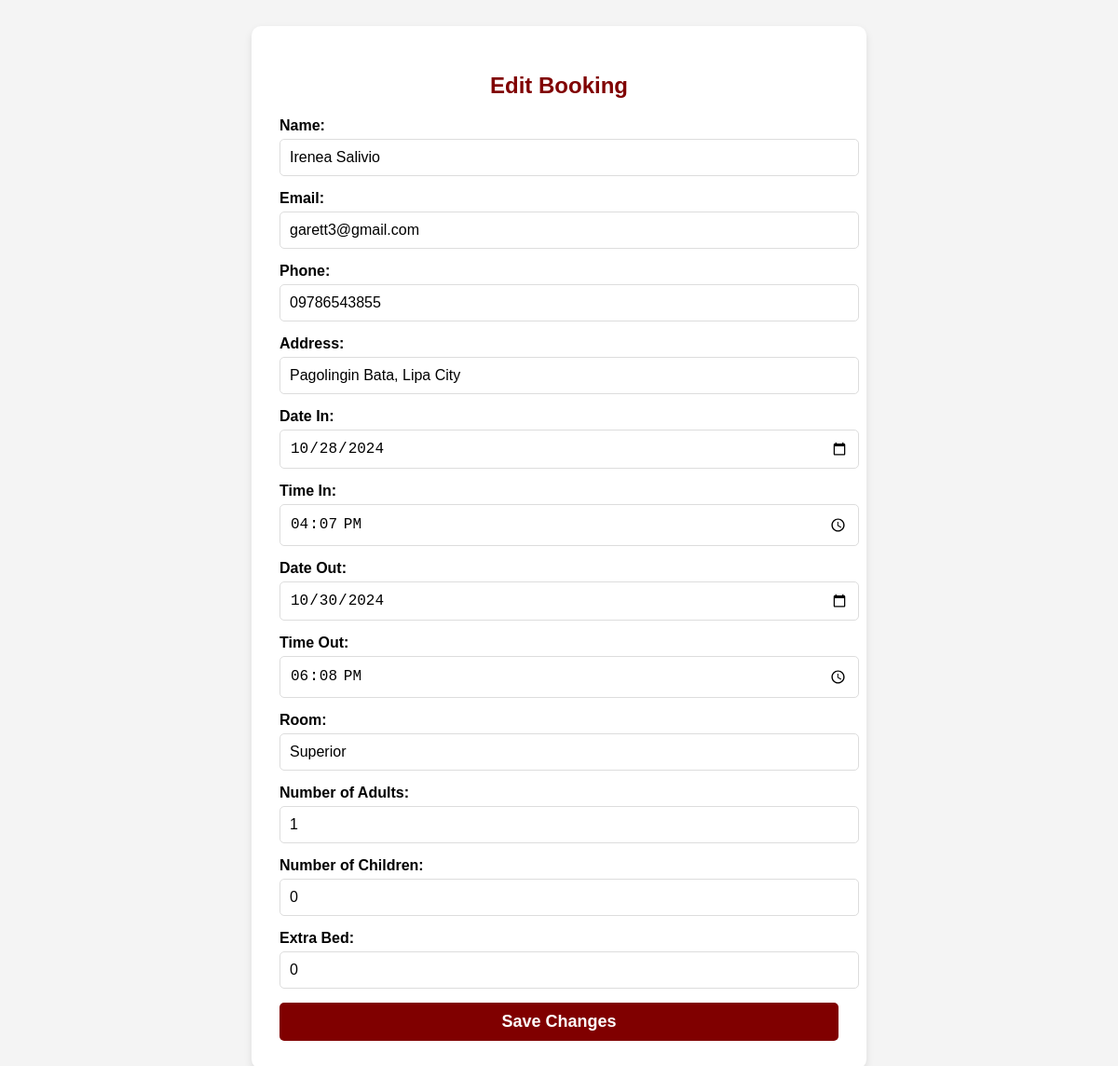
/useredit-booking/4, run on the app's committed database.
### app.py (models this page shows)
class User(db.Model):
    id = db.Column(db.Integer, primary_key=True)
    name = db.Column(db.LargeBinary, nullable=False)
    email = db.Column(db.String, nullable=False)
    password = db.Column(db.String(128), nullable=False)
    phone = db.Column(db.LargeBinary, nullable=False)
    address = db.Column(db.LargeBinary, nullable=False)
    datein = db.Column(Date, nullable=False)
    timein = db.Column(Time, nullable=False)
    dateout = db.Column(Date, nullable=False)
    timeout = db.Column(Time, nullable=False)
    room = db.Column(db.String(50))
    guestadult = db.Column(db.Integer)
    guestchild = db.Column(db.Integer)
    request = db.Column(db.String(250))
    price = db.Column(db.Float, nullable=False)
    def decrypt_name(self):
        return fernet.decrypt(self.name).decode()
    def decrypt_phone(self):
        return fernet.decrypt(self.phone).decode()
    def decrypt_address(self):
        return fernet.decrypt(self.address).decode()

### app.py (the view, shortened to what this page needs)
@app.route('/useredit-booking/<int:id>', methods=['GET', 'POST'])
def useredit_booking(id):
    booking = User.query.get(id)
    if request.method == 'GET':
        if booking:
            return render_template('edit_booking.html', booking=booking)
        else:
            flash('Booking not found.', 'danger')
            return redirect(url_for('user_interface'))

### templates/edit_booking.html (shortened to what this page needs)
<!DOCTYPE html>
<html lang="en">
<head>
</head>
<body>
    <div class="container">
        <h2>Edit Booking</h2>
        <form action="{{ url_for('edit_booking', id=booking.id) }}" method="POST">
            <div class="form-group">
                <label for="name">Name:</label>
                <input type="text" class="form-control" id="name" name="name" value="{{ booking.decrypt_name() }}" required>
            </div>
            <div class="form-group">
                <label for="email">Email:</label>
                <input type="email" class="form-control" id="email" name="email" value="{{ booking.email }}" required>
            </div>
            <div class="form-group">
                <label for="phone">Phone:</label>
                <input type="text" class="form-control" id="phone" name="phone" value="{{ booking.decrypt_phone() }}" required>
            </div>
            <div class="form-group">
                <label for="address">Address:</label>
                <input type="text" class="form-control" id="address" name="address" value="{{ booking.decrypt_address() }}" required>
            </div>
            <div class="form-group">
                <label for="datein">Date In:</label>
                <input type="date" class="form-control" id="datein" name="datein" value="{{ booking.datein.strftime('%Y-%m-%d') }}" required>
            </div>
            <div class="form-group">
                <label for="timein">Time In:</label>
                <input type="time" class="form-control" id="timein" name="timein" value="{{ booking.timein.strftime('%H:%M') }}" required>
            </div>
            <div class="form-group">
                <label for="dateout">Date Out:</label>
                <input type="date" class="form-control" id="dateout" name="dateout" value="{{ booking.dateout.strftime('%Y-%m-%d') }}" required>
            </div>
            <div class="form-group">
                <label for="timeout">Time Out:</label>
                <input type="time" class="form-control" id="timeout" name="timeout" value="{{ booking.timeout.strftime('%H:%M') }}" required>
            </div>
            <div class="form-group">
                <label for="room">Room:</label>
                <input type="text" class="form-control" id="room" name="room" value="{{ booking.room }}" required>
            </div>
            <div class="form-group">
                <label for="guestadult">Number of Adults:</label>
                <input type="number" class="form-control" id="guestadult" name="guestadult" value="{{ booking.guestadult }}" required>
            </div>
            <div class="form-group">
                <label for="guestchild">Number of Children:</label>
                <input type="number" class="form-control" id="guestchild" name="guestchild" value="{{ booking.guestchild }}" required>
            </div>
            <div class="form-group">
                <label for="request">Extra Bed:</label>
                <input type="number" class="form-control" id="request" name="request" value="0" min="0" onchange="calculateTotal()">
            </div>
            <button type="submit" class="btn btn-primary">Save Changes</button>
        </form>
    </div>
</body>
</html>

### templates/edit_booking.html (style rules this page uses)
body { font-family: Arial, sans-serif; background-color: #f4f4f4; padding: 20px; }
.container { background-color: #fff; padding: 30px; border-radius: 10px; box-shadow: 0 4px 8px rgba(0, 0, 0, 0.1); max-width: 600px; margin: auto; }
h2 { color: #800000; text-align: center; margin-bottom: 20px; }
.form-group { margin-bottom: 15px; }
.form-group label { display: block; margin-bottom: 5px; font-weight: bold; }
.form-group input, .form-group textarea { width: 100%; padding: 10px; border: 1px solid #ddd; border-radius: 5px; font-size: 16px; }
.btn { width: 100%; padding: 10px; background-color: #800000; color: white; font-size: 18px; font-weight: bold; border: none; border-radius: 5px; cursor: pointer; }

### data on the page
User: name "Irenea Salivio", email "garett3@gmail.com", phone "09786543855", address "Pagolingin Bata, Lipa City", datein "10/28/2024", timein "16:07", dateout "10/30/2024", timeout "18:08", room "Superior", guestadult "1", guestchild "0"
